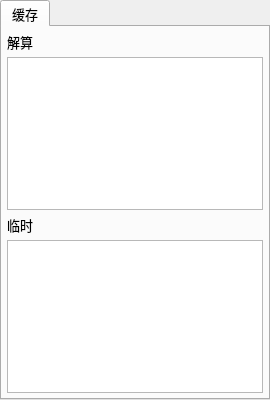
        <widget class="QTabWidget" name="tabWidgetView">
         <property name="sizePolicy">
          <sizepolicy hsizetype="Expanding" vsizetype="Expanding">
           <horstretch>0</horstretch>
           <verstretch>0</verstretch>
          </sizepolicy>
         </property>
         <property name="font">
          <font>
           <pointsize>10</pointsize>
          </font>
         </property>
         <property name="currentIndex">
          <number>0</number>
         </property>
         <widget class="QWidget" name="tabAlembic">
          <attribute name="title">
           <string>缓存</string>
          </attribute>
          <layout class="QVBoxLayout" name="verticalLayout_4">
           <property name="spacing">
            <number>5</number>
           </property>
           <property name="leftMargin">
            <number>5</number>
           </property>
           <property name="topMargin">
            <number>5</number>
           </property>
           <property name="rightMargin">
            <number>5</number>
           </property>
           <property name="bottomMargin">
            <number>5</number>
           </property>
           <item>
            <widget class="QLabel" name="labelSim">
             <property name="font">
              <font>
               <pointsize>10</pointsize>
              </font>
             </property>
             <property name="text">
              <string>解算</string>
             </property>
             <property name="alignment">
              <set>Qt::AlignLeading|Qt::AlignLeft|Qt::AlignVCenter</set>
             </property>
            </widget>
           </item>
           <item>
            <widget class="QListWidget" name="QlwSim">
             <property name="selectionMode">
              <enum>QAbstractItemView::MultiSelection</enum>
             </property>
             <property name="resizeMode">
              <enum>QListView::Adjust</enum>
             </property>
             <property name="spacing">
              <number>5</number>
             </property>
             <property name="viewMode">
              <enum>QListView::IconMode</enum>
             </property>
            </widget>
           </item>
           <item>
            <widget class="QLabel" name="labelTmp">
             <property name="font">
              <font>
               <pointsize>10</pointsize>
              </font>
             </property>
             <property name="text">
              <string>临时</string>
             </property>
             <property name="alignment">
              <set>Qt::AlignLeading|Qt::AlignLeft|Qt::AlignVCenter</set>
             </property>
            </widget>
           </item>
           <item>
            <widget class="QListWidget" name="QlwTmp">
             <property name="maximumSize">
              <size>
               <width>16777215</width>
               <height>240</height>
              </size>
             </property>
             <property name="focusPolicy">
              <enum>Qt::NoFocus</enum>
             </property>
             <property name="selectionMode">
              <enum>QAbstractItemView::NoSelection</enum>
             </property>
             <property name="resizeMode">
              <enum>QListView::Adjust</enum>
             </property>
             <property name="spacing">
              <number>5</number>
             </property>
             <property name="viewMode">
              <enum>QListView::IconMode</enum>
             </property>
            </widget>
           </item>
          </layout>
         </widget>
        </widget>
